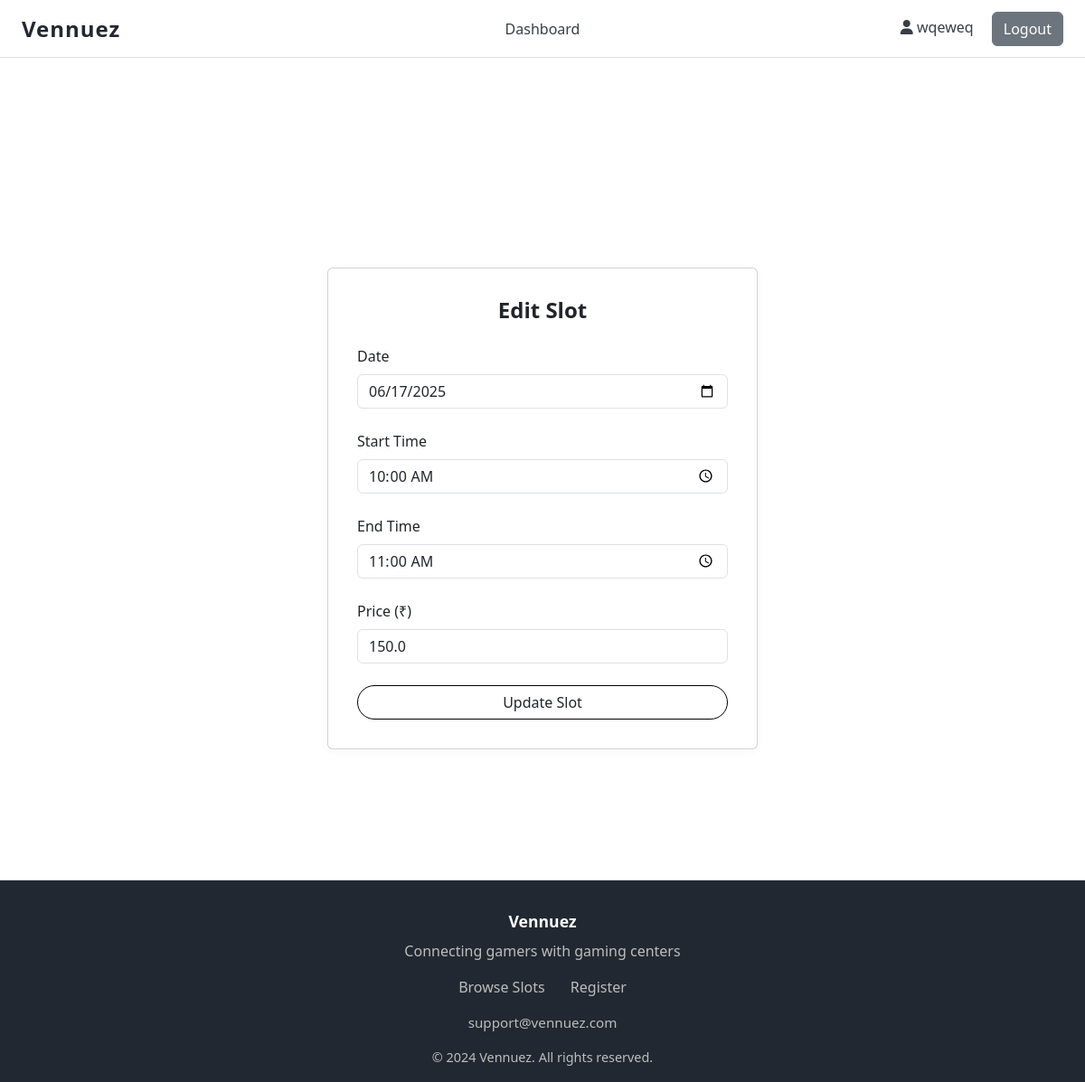
/edit_slot/2 (signed in), run on an earlier commit of the app's database.
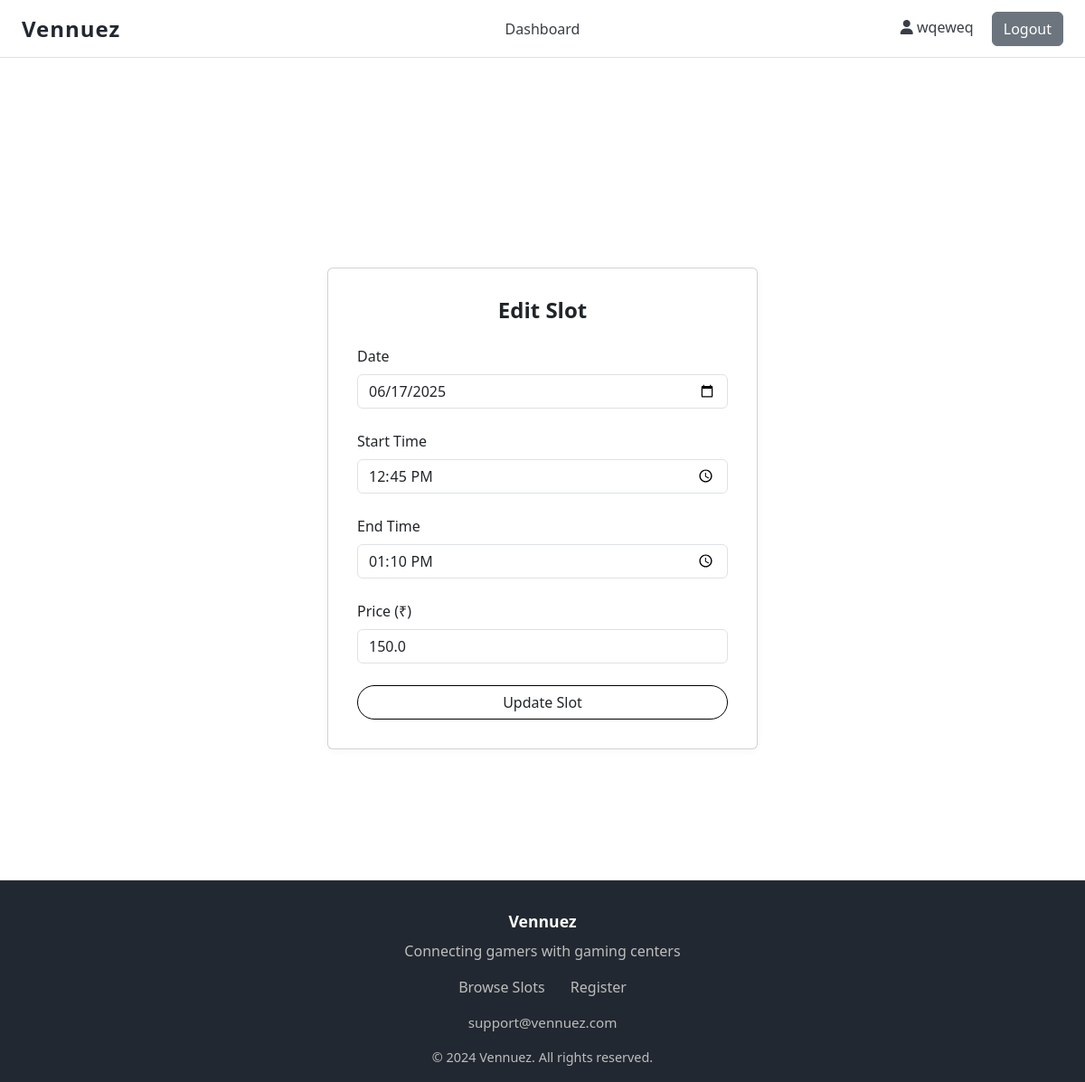
And on a later commit of the database.
### models.py (models this page shows, shortened)
class TimeSlot(db.Model):
    __tablename__ = 'time_slots'
    id = db.Column(db.Integer, primary_key=True)
    start_time = db.Column(db.DateTime, nullable=False)
    end_time = db.Column(db.DateTime, nullable=False)
    total_amount = db.Column(db.Float, nullable=False)
    advance_paid = db.Column(db.Float, default=50.0)  # Fixed advance amount
    is_booked = db.Column(db.Boolean, default=False)
    snacks_amount = db.Column(db.Float, default=0.0)
    final_amount = db.Column(db.Float, default=0.0)
    completed = db.Column(db.Boolean, default=False)
    number_of_people = db.Column(db.Integer, default=1)  # New field for number of people
    booking_id = db.Column(db.String(20), unique=True, nullable=True)
    customer_name = db.Column(db.String(100), nullable=True)
    customer_phone = db.Column(db.String(20), nullable=True)
    customer_email = db.Column(db.String(120), nullable=True)
    customer_age = db.Column(db.Integer, nullable=True)
    special_requests = db.Column(db.Text, nullable=True)
    contact_sms = db.Column(db.Boolean, default=True)
    contact_whatsapp = db.Column(db.Boolean, default=True)
    contact_email = db.Column(db.Boolean, default=False)
    payment_status = db.Column(db.String(20), default='pending')  # pending, paid, failed
    payment_id = db.Column(db.String(100), nullable=True)
    booking_time = db.Column(db.DateTime, nullable=True)
    created_at = db.Column(db.DateTime, default=datetime.utcnow)
    console_id = db.Column(db.Integer, db.ForeignKey('consoles.id'), nullable=False)
    user_id = db.Column(db.Integer, db.ForeignKey('users.id'), nullable=True)  # Optional for unregistered bookings

### routes.py (the view, shortened to what this page needs)
@app.route('/edit_slot/<int:slot_id>', methods=['GET', 'POST'])
@login_required
def edit_slot(slot_id):
    slot = TimeSlot.query.get_or_404(slot_id)
    console = Console.query.get_or_404(slot.console_id)
    if not current_user.is_authenticated or (isinstance(current_user, Owner) and console.owner_id != current_user.id):
        flash('You are not authorized to edit this slot.', 'danger')
        return redirect(url_for('owner_dashboard'))
    return render_template('edit_slot.html', slot=slot)

### app.py (called while the page is built)
@login_manager.user_loader
def load_user(user_id):
    from models import Owner, User
    from flask import session
    user_type = session.get('user_type')
    if user_type == 'owner':
        return Owner.query.get(int(user_id))
    elif user_type == 'user':
        return User.query.get(int(user_id))
    return None

### templates/edit_slot.html (shortened to what this page needs)
{% extends "base.html" %}
{% block content %}
<section class="edit-slot-page" style="padding: 2rem 0;">
    <div class="container" style="max-width: 500px;">
        <div class="card" style="margin: 0 auto;">
            <h2 style="font-size: 1.5rem; font-weight: 700; margin-bottom: 1.5rem; text-align: center;">Edit Slot</h2>
            <form method="POST" class="edit-slot-form">
                <div class="form-group">
                    <label for="date" class="form-label">Date</label>
                    <input type="date" class="form-control" id="date" name="date" required value="{{ slot.start_time.strftime('%Y-%m-%d') }}">
                </div>
                <div class="form-group">
                    <label for="start_time" class="form-label">Start Time</label>
                    <input type="time" class="form-control" id="start_time" name="start_time" required value="{{ slot.start_time.strftime('%H:%M') }}">
                </div>
                <div class="form-group">
                    <label for="end_time" class="form-label">End Time</label>
                    <input type="time" class="form-control" id="end_time" name="end_time" required value="{{ slot.end_time.strftime('%H:%M') }}">
                </div>
                <div class="form-group">
                    <label for="price" class="form-label">Price (₹)</label>
                    <input type="number" class="form-control" id="price" name="price" required min="0" step="0.01" value="{{ slot.total_amount }}">
                </div>
                <button type="submit" class="btn" style="width: 100%; border-radius: 20px; border-color: black">Update Slot</button>
            </form>
        </div>
    </div>
</section>
{% endblock %}

What changed in the data, as far as the page shows it:
changed TimeSlot: start_time "10:00" → "12:45"; end_time "11:00" → "13:10"
